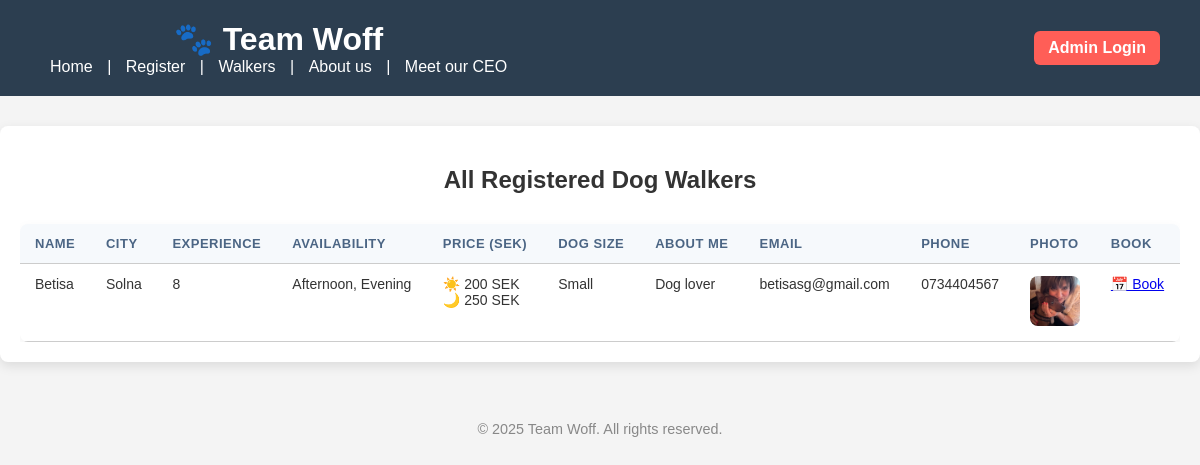
The page /walkers on the database as committed earlier.
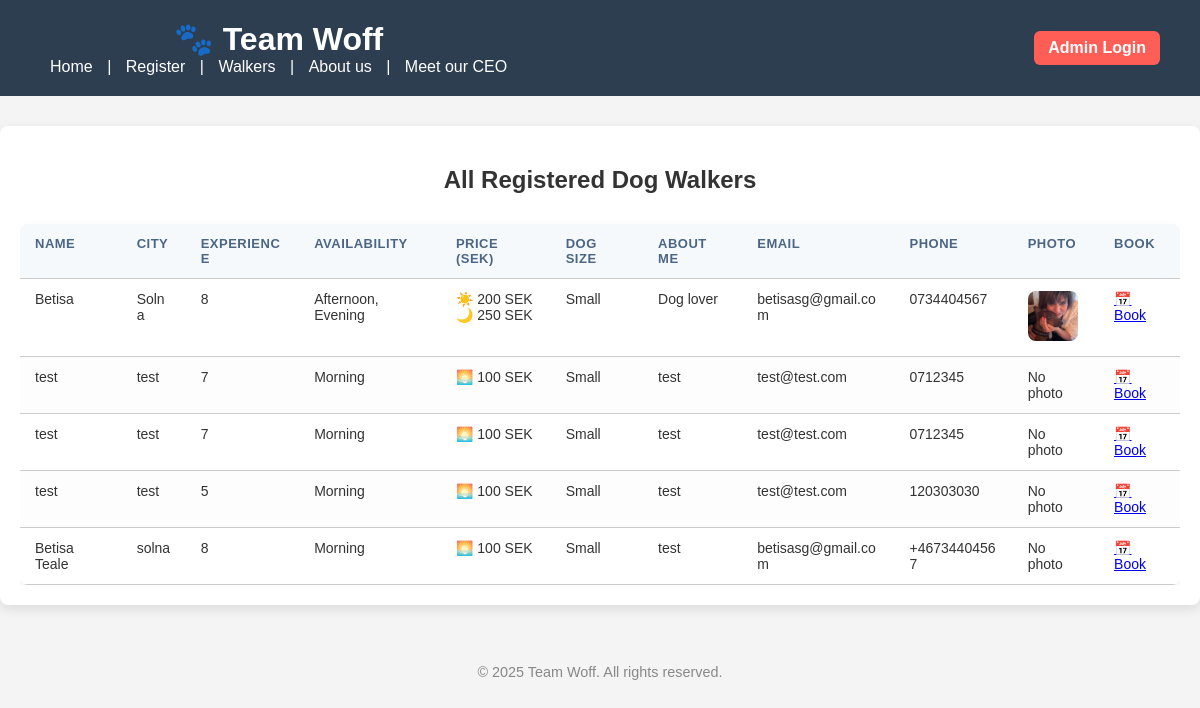
The same page on the database as committed later.
### app.py (models this page shows)
class DogWalker(db.Model):
    __tablename__ = 'dog_walker'  # 💥 THIS is the missing line
    id = db.Column(db.Integer, primary_key=True)
    name = db.Column(db.String(100))
    city = db.Column(db.String(100))
    experience = db.Column(db.String(100))
    availability = db.Column(db.String(100))
    dog_size = db.Column(db.String(100))
    photo = db.Column(db.String(200))
    about_me = db.Column(db.Text)
    email = db.Column(db.String(100))
    phone = db.Column(db.String(20))
    price_morning = db.Column(db.Integer)
    price_afternoon = db.Column(db.Integer)
    price_evening = db.Column(db.Integer)
    password_hash = db.Column(db.String(256))

### app.py (the view)
@app.route('/walkers')
def walkers():
    all_walkers = DogWalker.query.all()
    return render_template('walkers.html', walkers=all_walkers)

### app.py (called while the page is built)
@app.context_processor
def inject_session():
    return dict(session=session)

### templates/walkers.html (shortened to what this page needs)
{% extends 'base.html' %}
{% block content %}
<main class="container">
  <h2>All Registered Dog Walkers</h2>
  {% if walkers|length == 0 %}
    <p>No dog walkers registered yet. 🐾</p>
  {% else %}
    <div class="table-container">
      <table>
        <thead>
          <tr>
            <th>Name</th>
            <th>City</th>
            <th>Experience</th>
            <th>Availability</th>
            <th>Price (SEK)</th>
            <th>Dog Size</th>
            <th>About Me</th>
            <th>Email</th>
            <th>Phone</th>
            <th>Photo</th>
            {% if not session.get('admin') %}
              <th>Book</th>
            {% endif %}
          </tr>
        </thead>
        <tbody>
          {% for walker in walkers %}
          <tr>
            <td>{{ walker.name }}</td>
            <td>{{ walker.city }}</td>
            <td>{{ walker.experience }}</td>
            <td>{{ walker.availability }}</td>
            <td>
                {% if walker.price_morning %}🌅 {{ walker.price_morning }} SEK<br>{% endif %}
                {% if walker.price_afternoon %}☀️ {{ walker.price_afternoon }} SEK<br>{% endif %}
                {% if walker.price_evening %}🌙 {{ walker.price_evening }} SEK{% endif %}
              </td>
            <td>{{ walker.dog_size }}</td>
            <td class="about-me">{{ walker.about_me }}</td>
            <td>{{ walker.email }}</td>
            <td>{{ walker.phone }}</td>
            <td>
              {% if walker.photo %}
                <img src="{{ url_for('static', filename='uploads/' ~ walker.photo) }}" alt="{{ walker.name }}" class="profile-photo">
              {% else %}
                <span>No photo</span>
              {% endif %}
            </td>
            {% if not session.get('admin') %}
            <td>
              <a href="{{ url_for('book_walker', id=walker.id) }}" class="book-button">📅 Book</a>
            </td>
            {% endif %}
          </tr>
          {% endfor %}
        </tbody>
      </table>
    </div>
  {% endif %}
</main>
{% endblock %}

### templates/base.html (shortened to what this page needs)
<!DOCTYPE html>
<html lang="en">
<head>
    <link rel="stylesheet" href="{{ url_for('static', filename='style.css') }}">
</head>
<body>
    <header class="main-header">
        <div class="left-nav">
            <h1>🐾 Team Woff</h1>
            <nav>
                <a href="{{ url_for('home') }}">Home</a> |
                <a href="/register">Register</a> |
                <a href="/walkers">Walkers</a> |
                <a href="{{ url_for('about') }}">About us</a> |
                <a href="{{ url_for('ceo') }}">Meet our CEO</a>
            </div>
        <div class="right-nav">
            {% if not session.get('admin') %}
                <a href="{{ url_for('login') }}" class="admin-login">Admin Login</a>
            {% else %}
                <a href="{{ url_for('logout') }}" class="logout-link">Logout</a>
            {% endif %}
        </div>
    </header>
    <main>
        {% block content %}{% endblock %}
    </main>
    <footer>
        <p>&copy; 2025 Team Woff. All rights reserved.</p>
    </footer>
</body>
</html>

### static/style.css (style rules this page uses)
body { font-family: 'Poppins', sans-serif; background-color: #f4f4f4; margin: 0; padding: 0; color: #333; }
header { background-color: #2c3e50; color: white; padding: 20px 0; text-align: center; }
header h1 { margin: 0; }
nav a { color: white; text-decoration: none; margin: 0 10px; font-weight: 500; }
.container { background: white; margin: 30px auto; padding: 20px; max-width: 1200px; box-shadow: 0 4px 12px rgba(0, 0, 0, 0.1); border-radius: 8px; }
h2 { text-align: center; margin-bottom: 20px; }
.table-container { overflow-x: auto; margin-top: 2rem; }
table { table-layout: auto; min-width: 1300px; border-collapse: collapse; margin-top: 10px; background-color: #fff; border-radius: 12px; box-shadow: 0 4px 20px rgba(0, 0, 0, 0.05); }
th, td { padding: 14px 16px; text-align: left; vertical-align: top; font-size: 14px; color: #333; word-break: break-word; white-space: normal; overflow-wrap: break-word; border-bottom: 1px solid #ddd; }
th { background-color: #f6f9fc; font-weight: 600; color: #4b6584; text-transform: uppercase; font-size: 13px; letter-spacing: 0.5px; }
tr:nth-child(even) { background-color: #fdfdfd; }
.about-me { max-width: 250px; word-wrap: break-word; }
.profile-photo { border-radius: 50%; width: 50px; height: 50px; object-fit: cover; }
footer { text-align: center; padding: 15px 0; font-size: 0.9em; color: #888; }
.main-header { display: flex; justify-content: space-between; align-items: center; padding: 20px 40px; background-color: #2c3e50; color: white; }
.left-nav h1 { margin: 0; }
.left-nav nav a { color: white; margin: 0 10px; text-decoration: none; font-weight: 500; }
.right-nav { display: flex; align-items: center; }
.admin-login, .logout-link { background-color: #ff5e57; color: white; padding: 8px 14px; border-radius: 6px; text-decoration: none; font-weight: bold; transition: background-color 0.3s ease; }
.table-container { overflow-x: auto; margin-top: 20px; }
table { width: 100%; border-collapse: collapse; min-width: 1000px; background-color: white; border-radius: 8px; overflow: hidden; box-shadow: 0 4px 12px rgba(0, 0, 0, 0.05); }
th, td { padding: 12px 15px; text-align: left; border-bottom: 1px solid #ccc; }
.profile-photo { max-width: 80px; border-radius: 8px; }
.about-me { max-width: 200px; white-space: pre-wrap; word-wrap: break-word; }

Rows that differ between the two databases and show on the page:
added DogWalker: name "test", city "test", experience "7", availability "Morning", price_morning "100", dog_size "Small", about_me "test", email "test@test.com", phone "0712345", photo "No photo"
added DogWalker: name "test", city "test", experience "7", availability "Morning", price_morning "100", dog_size "Small", about_me "test", email "test@test.com", phone "0712345", photo "No photo"
added DogWalker: name "test", city "test", experience "5", availability "Morning", price_morning "100", dog_size "Small", about_me "test", email "test@test.com", phone "120303030", photo "No photo"
added DogWalker: name "Betisa Teale", city "solna", experience "8", availability "Morning", price_morning "100", dog_size "Small", about_me "test", email "betisasg@gmail.com", phone "+46734404567", photo "No photo"
